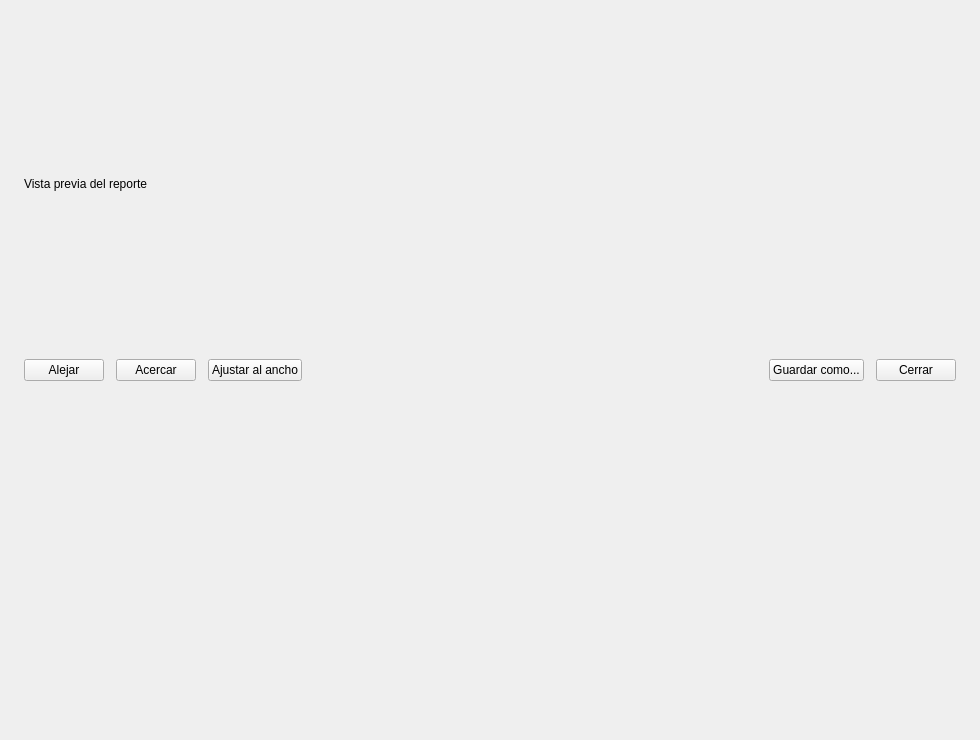
<?xml version="1.0" encoding="UTF-8"?>
<ui version="4.0">
 <class>VentanaVisorPdf</class>
 <widget class="QDialog" name="VentanaVisorPdf">
  <property name="geometry">
   <rect>
    <x>0</x>
    <y>0</y>
    <width>980</width>
    <height>740</height>
   </rect>
  </property>
  <property name="windowTitle">
   <string>Vista previa del reporte</string>
  </property>
  <layout class="QVBoxLayout" name="layoutPrincipal">
   <property name="spacing">
    <number>12</number>
   </property>
   <property name="leftMargin">
    <number>24</number>
   </property>
   <property name="topMargin">
    <number>20</number>
   </property>
   <property name="rightMargin">
    <number>24</number>
   </property>
   <property name="bottomMargin">
    <number>20</number>
   </property>
   <item>
    <widget class="QLabel" name="lblEncabezado">
     <property name="text">
      <string>Vista previa del reporte</string>
     </property>
    </widget>
   </item>
   <item>
    <layout class="QHBoxLayout" name="layoutHerramientas">
     <item>
      <widget class="QPushButton" name="btnAlejar">
       <property name="text">
        <string>Alejar</string>
       </property>
       <property name="autoDefault">
        <bool>false</bool>
       </property>
      </widget>
     </item>
     <item>
      <widget class="QPushButton" name="btnAcercar">
       <property name="text">
        <string>Acercar</string>
       </property>
       <property name="autoDefault">
        <bool>false</bool>
       </property>
      </widget>
     </item>
     <item>
      <widget class="QPushButton" name="btnAjustar">
       <property name="text">
        <string>Ajustar al ancho</string>
       </property>
       <property name="autoDefault">
        <bool>false</bool>
       </property>
      </widget>
     </item>
     <item>
      <widget class="QLabel" name="lblPagina">
       <property name="text">
        <string></string>
       </property>
      </widget>
     </item>
     <item>
      <spacer name="espaciadorHerramientas">
       <property name="orientation">
        <enum>Qt::Orientation::Horizontal</enum>
       </property>
       <property name="sizeHint" stdset="0">
        <size>
         <width>40</width>
         <height>20</height>
        </size>
       </property>
      </spacer>
     </item>
     <item>
      <widget class="QPushButton" name="btnExportar">
       <property name="text">
        <string>Guardar como...</string>
       </property>
       <property name="autoDefault">
        <bool>false</bool>
       </property>
      </widget>
     </item>
     <item>
      <widget class="QPushButton" name="btnCerrar">
       <property name="text">
        <string>Cerrar</string>
       </property>
       <property name="autoDefault">
        <bool>false</bool>
       </property>
      </widget>
     </item>
    </layout>
   </item>
   <item>
    <widget class="QFrame" name="contenedorPdf">
     <layout class="QVBoxLayout" name="layoutContenedorPdf">
      <property name="spacing">
       <number>0</number>
      </property>
      <property name="leftMargin">
       <number>1</number>
      </property>
      <property name="topMargin">
       <number>1</number>
      </property>
      <property name="rightMargin">
       <number>1</number>
      </property>
      <property name="bottomMargin">
       <number>1</number>
      </property>
     </layout>
    </widget>
   </item>
  </layout>
 </widget>
 <resources/>
 <connections/>
</ui>
